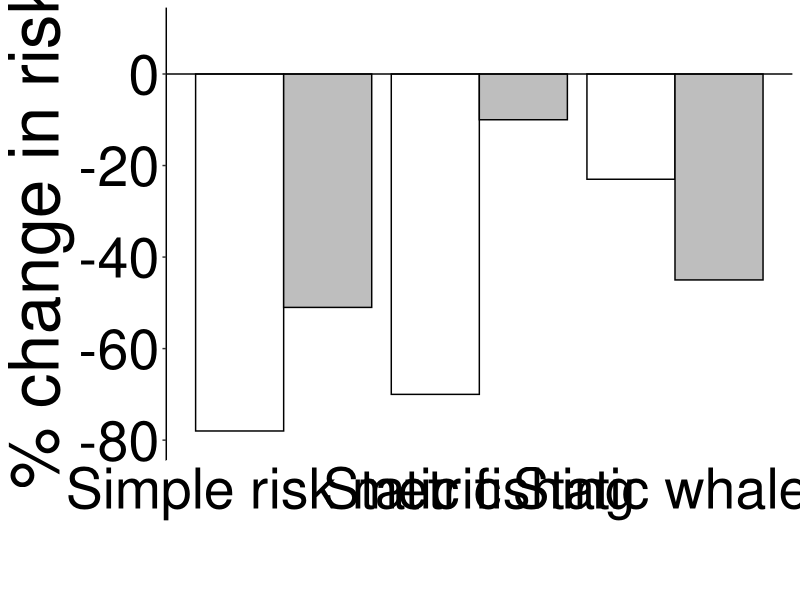
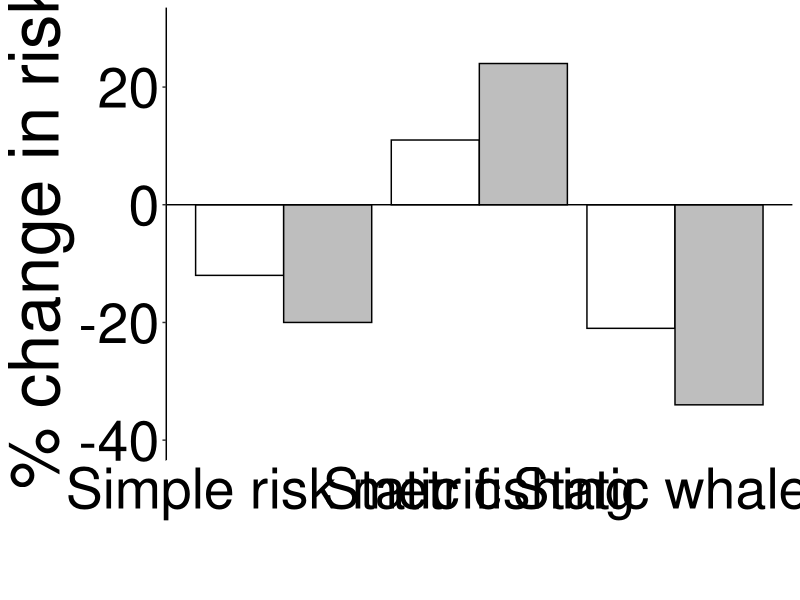
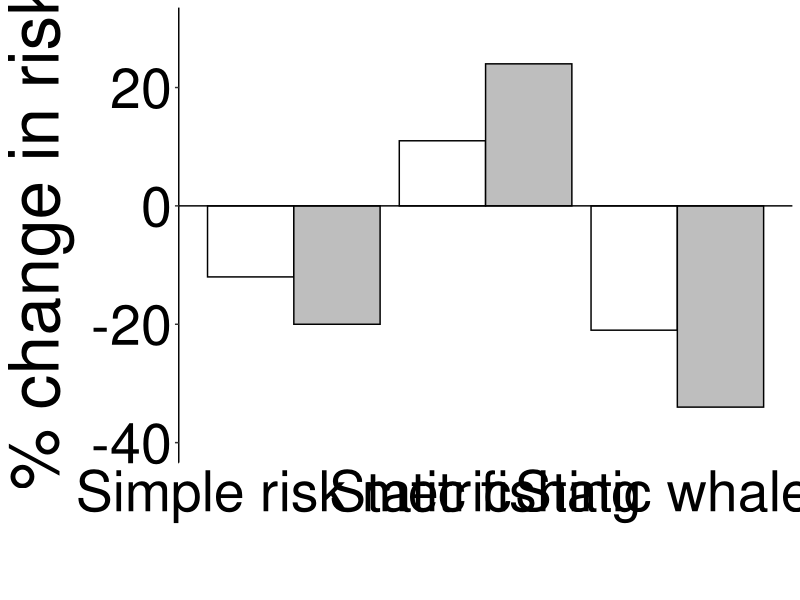
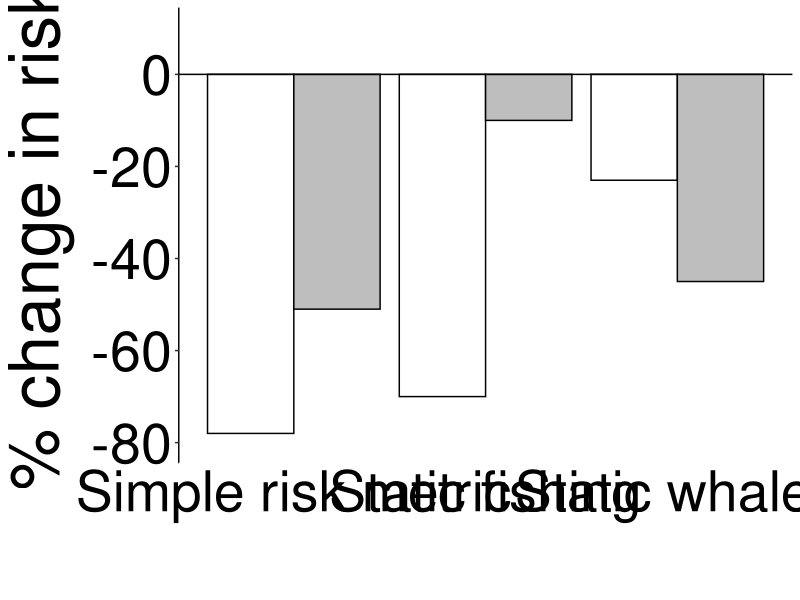

The R source for these figures, in order:
# Figure 2 - % change in risk in differnet scenarios
# (simple overlap risk metric, hypothetical static fishing effort scenario, hypothetical static whale distribtuion scenario)

#-----------------------------------------------------------------------------------

library(tidyverse)
library(here)
library(viridis)
library(stringr) 
library(ggpubr)

#-----------------------------------------------------------------------------------

# the data exists in different scripts, but all % change values are in Table 1
# manually put into a df



df_percent_change_in_risk <- data.frame(
                                  Species = c("Humpback whale", "Humpback whale", "Humpback whale", "Humpback whale", "Humpback whale", "Humpback whale",
                                           "Blue whale", "Blue whale", "Blue whale", "Blue whale", "Blue whale", "Blue whale"),
                                  Scenario = c("Simple risk metric", "Static fishing", "Static whales", "Simple risk metric", "Static fishing", "Static whales",
                                               "Simple risk metric", "Static fishing", "Static whales", "Simple risk metric", "Static fishing", "Static whales"),
                                  Comparison = c("Pre-regulations vs 2019", "Pre-regulations vs 2019", "Pre-regulations vs 2019", "Pre-regulations vs 2020", "Pre-regulations vs 2020", "Pre-regulations vs 2020",
                                                 "Pre-regulations vs 2019", "Pre-regulations vs 2019", "Pre-regulations vs 2019", "Pre-regulations vs 2020", "Pre-regulations vs 2020", "Pre-regulations vs 2020"),
                                  Percent_change = c(-78, -70, -23, -51, -10, -45,
                                                     -12, 11, -21, -20, 24, -34)
                                  )




df_percent_change_in_risk_HW <- df_percent_change_in_risk %>% 
  filter(Species == "Humpback whale")

plot_percent_change_HW <- ggplot(df_percent_change_in_risk_HW, aes(x=Scenario, y=Percent_change, fill=Comparison)) + 
  geom_bar(stat='identity',color="black", position=position_dodge())  +
  scale_fill_manual(name="Comparison", 
                    labels = c("Pre-regulations vs 2019", "Pre-regulations vs 2020"), 
                    values = c("Pre-regulations vs 2019"="white", "Pre-regulations vs 2020"="grey")) + 

  #scale_x_discrete(labels = function(x) str_wrap(x, width = 10)) +
  ylim(-80, 10) + 
  ylab("% change in risk") + 
  xlab("") + 
  geom_hline(yintercept=0)+
  theme_classic() +
  theme(legend.title = element_blank(),
        #title = element_text(size = 26),
        legend.text = element_text(size = 25),
        #legend.position = c(.85, .25),
        legend.position = "none",
        axis.text.x = element_text(hjust = 0.5,size = 40, angle = 0,color="black"),
        #axis.text.x=element_blank(),
        axis.ticks.x=element_blank(),
        axis.line.x = element_line(color="white"),
        axis.text.y = element_text(size = 40,color="black"),
        axis.title = element_text(size = 50),
        strip.text = element_text(size=40),
        strip.background = element_blank(),
        strip.placement = "left"
  ) 
plot_percent_change_HW



df_percent_change_in_risk_BW <- df_percent_change_in_risk %>% 
  filter(Species == "Blue whale")

plot_percent_change_BW <- ggplot(df_percent_change_in_risk_BW, aes(x=Scenario, y=Percent_change, fill=Comparison)) + 
  geom_bar(stat='identity',color="black", position=position_dodge())  +
  scale_fill_manual(name="Comparison", 
                    labels = c("Pre-regulations vs 2019", "Pre-regulations vs 2020"), 
                    values = c("Pre-regulations vs 2019"="white", "Pre-regulations vs 2020"="grey")) + 
  #scale_x_discrete(labels = function(x) str_wrap(x, width = 10)) +
  ylim(-40, 30) + 
  ylab("% change in risk") + 
  xlab("") + 
  geom_hline(yintercept=0)+
  theme_classic() +
  theme(legend.title = element_blank(),
        #title = element_text(size = 26),
        legend.text = element_text(size = 25),
        #legend.position = c(.8, .85),
        legend.position = "none",
        axis.text.x = element_text(hjust = 0.5,size = 40, angle = 0,color="black"),
        #axis.text.x=element_blank(),
        axis.ticks.x=element_blank(),
        axis.line.x = element_line(color="white"),
        axis.text.y = element_text(size = 40,color="black"),
        axis.title = element_text(size = 50),
        strip.text = element_text(size=40),
        strip.background = element_blank(),
        strip.placement = "left"
  ) 
plot_percent_change_BW



# save plots
path_figures <- "C:/Users/Leena.Riekkola/Projects/NOAA data/maps_ts_whales/figures"
png(paste0(path_figures, "/BW_percent_change_in_risk_v2.png"), width = 22, height = 18, units = "in", res = 400)
ggarrange(plot_percent_change_BW,
          ncol=1,
          nrow=1
          #legend="top",
          #labels="auto",
          #vjust=8,
          #hjust=-0.2
)
invisible(dev.off())


path_figures <- "C:/Users/Leena.Riekkola/Projects/NOAA data/maps_ts_whales/figures"
png(paste0(path_figures, "/HW_percent_change_in_risk_v2.png"), width = 22, height = 18, units = "in", res = 400)
ggarrange(plot_percent_change_HW,
          ncol=1,
          nrow=1
          #legend="top",
          #labels="auto",
          #vjust=8,
          #hjust=-0.2
)
invisible(dev.off())























